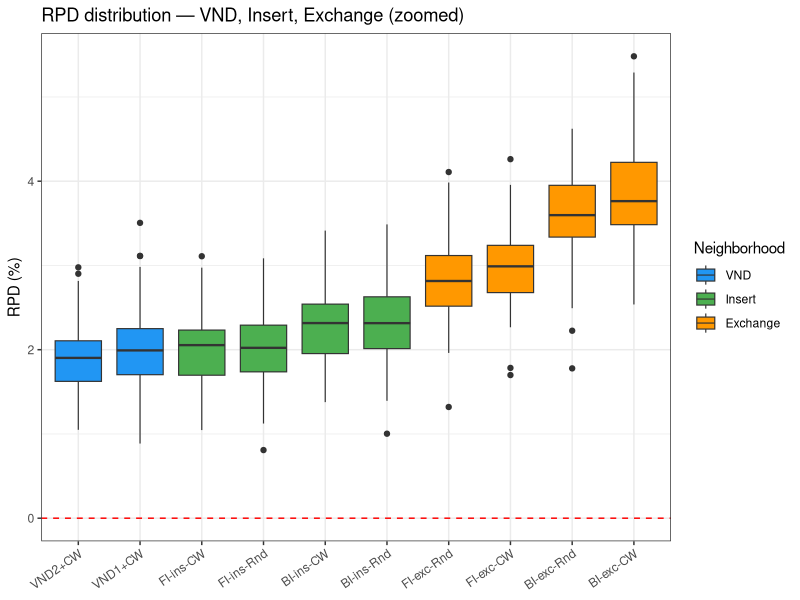
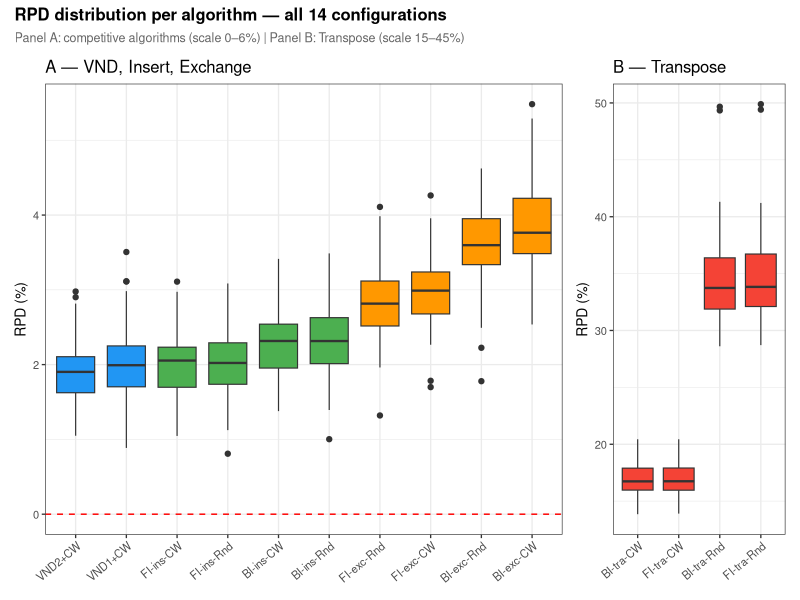
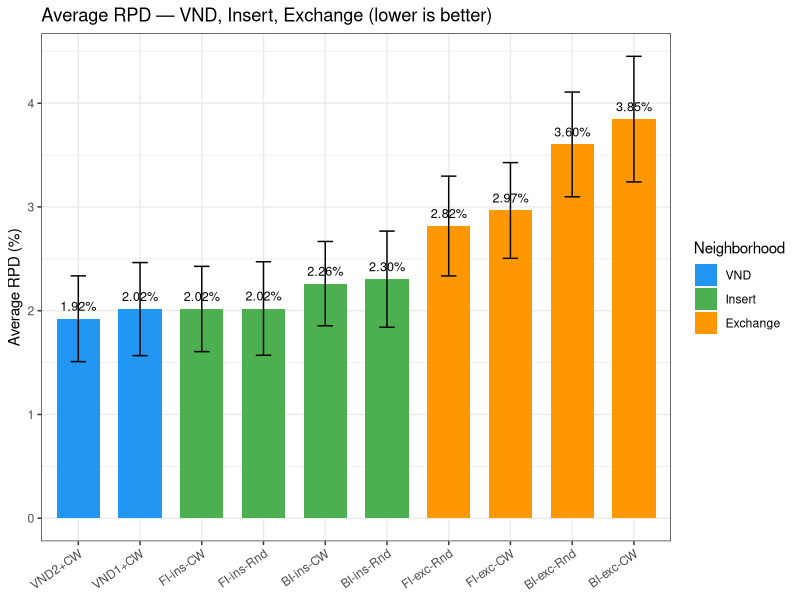
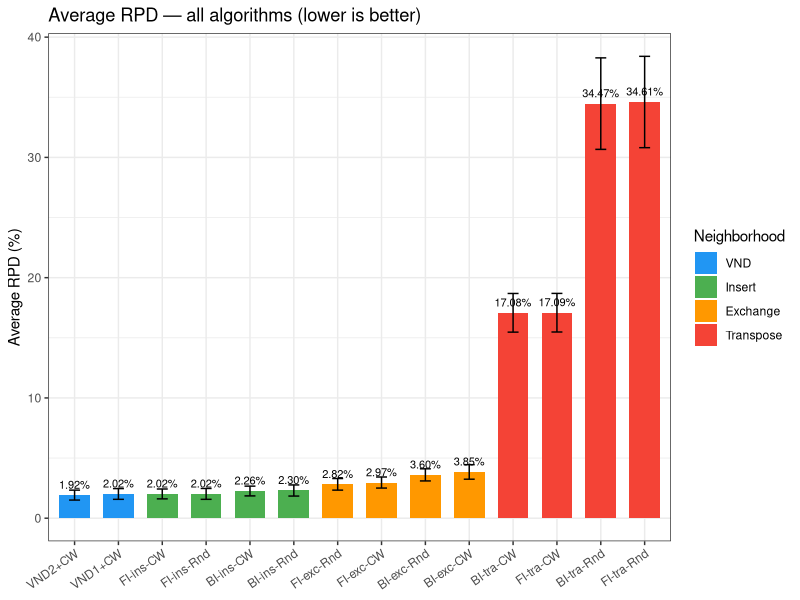
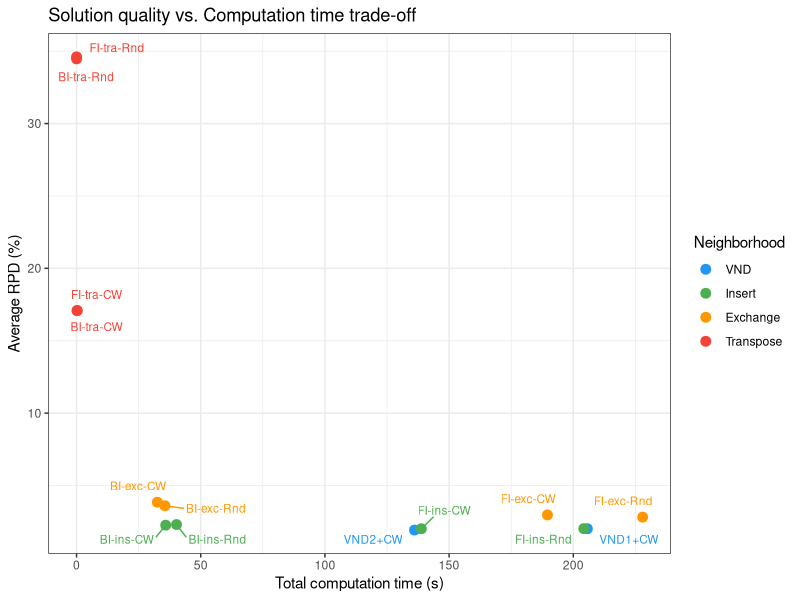
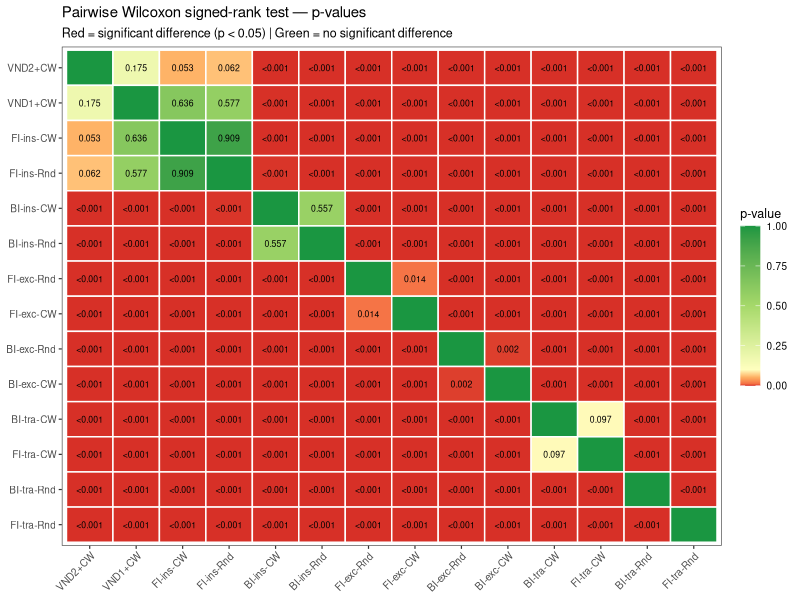
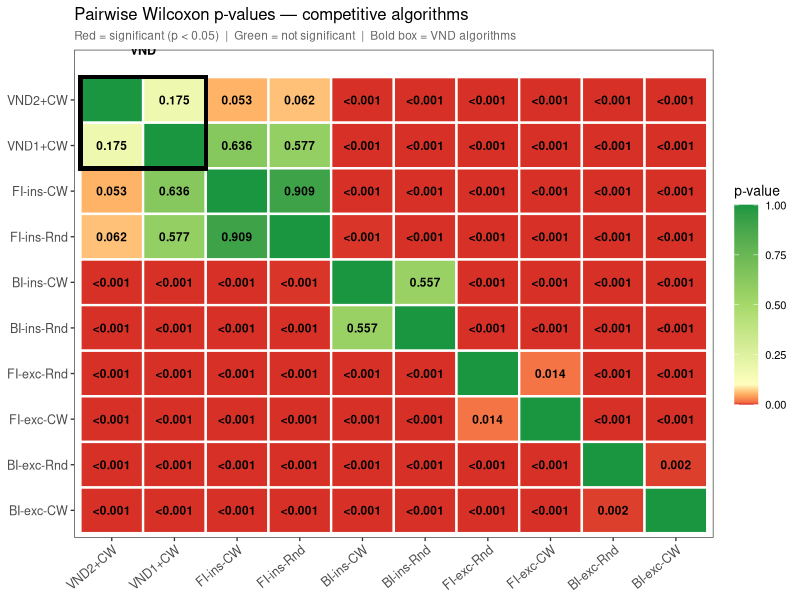

R code for these plots, in order:
# Statistical analysis — LOP Iterative Improvement
# Exercise 1.1 and 1.2 — INFO-H-413 Heuristic Optimization

dir.create("results/figures", showWarnings=FALSE)

data <- read.table("results/raw_data.txt", header=TRUE, sep="\t")

data$label <- paste(data$algo, data$pivot, data$neighborhood, data$init, sep="_")

# Short readable names for plots
data$short_label <- with(data, {
    ifelse(algo == "VND",
        paste0(toupper(pivot), "+CW"),
        paste0(
            ifelse(pivot=="first","FI","BI"), "-",
            substr(neighborhood,1,3), "-",
            ifelse(init=="random","Rnd","CW")
        )
    )
})

# ─────────────────────────────────────────────────────────────────
# 1. SUMMARY TABLE
# ─────────────────────────────────────────────────────────────────
avg_rpd    <- tapply(data$rpd,      data$label, mean)
sd_rpd     <- tapply(data$rpd,      data$label, sd)
total_time <- tapply(data$time_sec, data$label, sum)

result <- data.frame(
    algorithm  = names(avg_rpd),
    avg_rpd    = round(avg_rpd,    4),
    sd_rpd     = round(sd_rpd,     4),
    total_time = round(total_time, 4)
)
result <- result[order(result$avg_rpd), ]
rownames(result) <- NULL

cat("=======================================================\n")
cat(" SUMMARY: Average RPD (%) and Total Time (s)\n")
cat("=======================================================\n")
print(result)

write.csv(result, "results/summary_table.csv", row.names=FALSE)
cat("\nSaved: results/summary_table.csv\n")

# ─────────────────────────────────────────────────────────────────
# 2. WILCOXON TESTS
# ─────────────────────────────────────────────────────────────────
# ─────────────────────────────────────────────────────────────────
# NOTE on RPD sign convention:
# We use RPD = 100 * (best_known - cost) / best_known  (positive, 0 = optimal)
# The prof's slides use (cost - best_known) / best_known (negative, 0 = optimal)
# Both are equivalent for statistical testing — only the sign differs.
# We use the positive convention as it is more intuitive for a maximization problem.
# ─────────────────────────────────────────────────────────────────

get_rpd <- function(piv, nei, ini) {
    sub <- data[data$algo=="II" & data$pivot==piv &
                data$neighborhood==nei & data$init==ini, ]
    sub[order(sub$instance), "rpd"]
}

get_vnd_rpd <- function(vnd) {
    sub <- data[data$algo=="VND" & data$pivot==vnd, ]
    sub[order(sub$instance), "rpd"]
}

# Run both t-test and Wilcoxon (paired) and return results
# H0 for both: no difference between the two algorithms (median of differences = 0)
# We reject H0 if p-value < alpha = 0.05
both_tests <- function(label_a, rpd_a, label_b, rpd_b) {
    w <- wilcox.test(rpd_a, rpd_b, paired=TRUE, exact=FALSE)
    t <- t.test(rpd_a,     rpd_b, paired=TRUE)
    w_sig <- ifelse(w$p.value < 0.05, "YES", "no")
    t_sig <- ifelse(t$p.value < 0.05, "YES", "no")
    cat(sprintf("  %-32s vs %-32s | Wilcoxon p=%.4f (%s) | t-test p=%.4f (%s)\n",
                label_a, label_b,
                w$p.value, w_sig,
                t$p.value, t_sig))
    data.frame(algo_a=label_a, algo_b=label_b,
               wilcoxon_p=round(w$p.value,4), wilcoxon_sig=w_sig,
               ttest_p=round(t$p.value,4),    ttest_sig=t_sig)
}

test_rows <- list()

cat("\n=======================================================\n")
cat(" STATISTICAL TESTS — Exercise 1.1\n")
cat(" H0: no difference in RPD between the two algorithms\n")
cat(" Alpha = 0.05 — H0 rejected if p-value < 0.05\n")
cat("=======================================================\n")

cat("\n--- First vs Best (same neighborhood + init) ---\n")
for (nei in c("transpose","exchange","insert")) {
    for (ini in c("random","cw")) {
        a <- get_rpd("first", nei, ini)
        b <- get_rpd("best",  nei, ini)
        test_rows[[length(test_rows)+1]] <-
            both_tests(paste("first",nei,ini), a, paste("best",nei,ini), b)
    }
}

cat("\n--- Neighborhood comparison (first-improvement, random init) ---\n")
t_r <- get_rpd("first","transpose","random")
e_r <- get_rpd("first","exchange", "random")
i_r <- get_rpd("first","insert",   "random")
test_rows[[length(test_rows)+1]] <- both_tests("first_transpose_random", t_r, "first_exchange_random", e_r)
test_rows[[length(test_rows)+1]] <- both_tests("first_transpose_random", t_r, "first_insert_random",   i_r)
test_rows[[length(test_rows)+1]] <- both_tests("first_exchange_random",  e_r, "first_insert_random",   i_r)

cat("\n--- Random vs CW (same pivot + neighborhood) ---\n")
for (piv in c("first","best")) {
    for (nei in c("transpose","exchange","insert")) {
        a <- get_rpd(piv, nei, "random")
        b <- get_rpd(piv, nei, "cw")
        test_rows[[length(test_rows)+1]] <-
            both_tests(paste(piv,nei,"random"), a, paste(piv,nei,"cw"), b)
    }
}

cat("\n=======================================================\n")
cat(" STATISTICAL TESTS — Exercise 1.2 (VND)\n")
cat(" H0: no difference in RPD between the two algorithms\n")
cat(" Alpha = 0.05 — H0 rejected if p-value < 0.05\n")
cat("=======================================================\n")

vnd1    <- get_vnd_rpd("vnd1")
vnd2    <- get_vnd_rpd("vnd2")
best_ii <- get_rpd("first","insert","cw")

cat("\n--- VND1 vs VND2 ---\n")
test_rows[[length(test_rows)+1]] <- both_tests("VND1_cw", vnd1, "VND2_cw", vnd2)

cat("\n--- VND vs best II (first_insert_cw) ---\n")
test_rows[[length(test_rows)+1]] <- both_tests("VND1_cw", vnd1, "first_insert_cw", best_ii)
test_rows[[length(test_rows)+1]] <- both_tests("VND2_cw", vnd2, "first_insert_cw", best_ii)

test_table <- do.call(rbind, test_rows)
write.csv(test_table, "results/wilcoxon_table.csv", row.names=FALSE)
cat("\nSaved: results/wilcoxon_table.csv\n")

# ─────────────────────────────────────────────────────────────────
# 3. FIGURES
# ─────────────────────────────────────────────────────────────────
library(ggplot2)
library(ggrepel)

# Order algorithms by avg RPD for all plots
ordered_labels <- result$algorithm
short_map <- unique(data[, c("label","short_label")])
ordered_short <- short_map$short_label[match(ordered_labels, short_map$label)]

data$short_label <- factor(data$short_label, levels=ordered_short)

# Color by neighborhood type
data$group <- with(data, ifelse(algo=="VND", "VND",
                   ifelse(neighborhood=="transpose", "Transpose",
                   ifelse(neighborhood=="exchange",  "Exchange", "Insert"))))
data$group <- factor(data$group, levels=c("VND","Insert","Exchange","Transpose"))

group_colors <- c("VND"="#2196F3", "Insert"="#4CAF50",
                  "Exchange"="#FF9800", "Transpose"="#F44336")

# ── Figure 1: Boxplot — two panels (zoom + full) ─────────────────
# Top panel: zoom on algorithms with RPD < 6%
# Bottom panel: full view including Transpose

top_algos <- levels(data$short_label)[1:10]   # VND + Insert + Exchange
data_top  <- data[data$short_label %in% top_algos, ]
data_top$short_label <- droplevels(data_top$short_label)

p_zoom <- ggplot(data_top, aes(x=short_label, y=rpd, fill=group)) +
    geom_boxplot(outlier.size=1.5, linewidth=0.4) +
    scale_fill_manual(values=group_colors, name="Neighborhood") +
    geom_hline(yintercept=0, linetype="dashed", color="red", linewidth=0.5) +
    labs(title="RPD distribution — VND, Insert, Exchange (zoomed)",
         x=NULL, y="RPD (%)") +
    theme_bw(base_size=11) +
    theme(axis.text.x=element_text(angle=35, hjust=1),
          legend.position="right")

ggsave("results/figures/boxplot_rpd_zoom.png", p_zoom, width=10, height=5, dpi=150)
cat("Saved: results/figures/boxplot_rpd_zoom.png\n")

# Full view: two separate panels with independent y-scales
# Panel A — VND + Insert + Exchange (RPD 1-5%)
data_good <- data[data$group %in% c("VND","Insert","Exchange"), ]
data_good$short_label <- droplevels(data_good$short_label)

# Panel B — Transpose only (RPD 15-40%)
data_tra  <- data[data$group == "Transpose", ]
data_tra$short_label <- droplevels(data_tra$short_label)

p_panel_a <- ggplot(data_good, aes(x=short_label, y=rpd, fill=group)) +
    geom_boxplot(outlier.size=1.5, linewidth=0.4) +
    scale_fill_manual(values=group_colors, name="Neighborhood") +
    geom_hline(yintercept=0, linetype="dashed", color="red", linewidth=0.5) +
    labs(title="A — VND, Insert, Exchange",
         x=NULL, y="RPD (%)") +
    theme_bw(base_size=10) +
    theme(axis.text.x=element_text(angle=40, hjust=1),
          legend.position="none")

p_panel_b <- ggplot(data_tra, aes(x=short_label, y=rpd, fill=group)) +
    geom_boxplot(outlier.size=1.5, linewidth=0.4) +
    scale_fill_manual(values=group_colors, name="Neighborhood") +
    labs(title="B — Transpose",
         x=NULL, y="RPD (%)") +
    theme_bw(base_size=10) +
    theme(axis.text.x=element_text(angle=40, hjust=1),
          legend.position="none")

# Combine side by side with patchwork or cowplot if available,
# otherwise save separately and note they go side by side
if (requireNamespace("patchwork", quietly=TRUE)) {
    library(patchwork)
    p_combined <- p_panel_a + p_panel_b +
        plot_layout(widths=c(3,1)) +
        plot_annotation(
            title="RPD distribution per algorithm — all 14 configurations",
            subtitle="Panel A: competitive algorithms (scale 0–6%) | Panel B: Transpose (scale 15–45%)",
            theme=theme(plot.title=element_text(size=12, face="bold"),
                        plot.subtitle=element_text(size=9, color="gray40"))
        )
    ggsave("results/figures/boxplot_rpd_full.png", p_combined, width=13, height=5, dpi=150)
} else {
    # fallback: save side by side manually
    png("results/figures/boxplot_rpd_full.png", width=1800, height=600, res=130)
    par(mfrow=c(1,2))
    print(p_panel_a)
    print(p_panel_b)
    dev.off()
}
cat("Saved: results/figures/boxplot_rpd_full.png\n")

# ── Figure 2: Barplot avg RPD — two panels ───────────────────────
result_plot <- data.frame(
    short_label = factor(ordered_short, levels=ordered_short),
    avg_rpd     = result$avg_rpd,
    sd_rpd      = result$sd_rpd,
    group       = with(result, ifelse(grepl("VND", algorithm), "VND",
                        ifelse(grepl("insert", algorithm), "Insert",
                        ifelse(grepl("exchange", algorithm), "Exchange", "Transpose"))))
)
result_plot$group <- factor(result_plot$group, levels=c("VND","Insert","Exchange","Transpose"))

# Zoom: first 10 algorithms (RPD < 6%)
result_zoom <- result_plot[1:10, ]

p_bar_zoom <- ggplot(result_zoom, aes(x=short_label, y=avg_rpd, fill=group)) +
    geom_bar(stat="identity", width=0.7) +
    geom_errorbar(aes(ymin=avg_rpd-sd_rpd, ymax=avg_rpd+sd_rpd),
                  width=0.25, linewidth=0.5) +
    geom_text(aes(label=sprintf("%.2f%%", avg_rpd)),
              vjust=-0.8, size=3.2) +
    scale_fill_manual(values=group_colors, name="Neighborhood") +
    labs(title="Average RPD — VND, Insert, Exchange (lower is better)",
         x=NULL, y="Average RPD (%)") +
    theme_bw(base_size=11) +
    theme(axis.text.x=element_text(angle=35, hjust=1),
          legend.position="right")

p_bar_full <- ggplot(result_plot, aes(x=short_label, y=avg_rpd, fill=group)) +
    geom_bar(stat="identity", width=0.7) +
    geom_errorbar(aes(ymin=avg_rpd-sd_rpd, ymax=avg_rpd+sd_rpd),
                  width=0.25, linewidth=0.5) +
    geom_text(aes(label=sprintf("%.2f%%", avg_rpd)),
              vjust=-0.8, size=2.8) +
    scale_fill_manual(values=group_colors, name="Neighborhood") +
    labs(title="Average RPD — all algorithms (lower is better)",
         x=NULL, y="Average RPD (%)") +
    theme_bw(base_size=11) +
    theme(axis.text.x=element_text(angle=35, hjust=1),
          legend.position="right")

ggsave("results/figures/barplot_avg_rpd_zoom.png", p_bar_zoom, width=10, height=5, dpi=150)
ggsave("results/figures/barplot_avg_rpd_full.png", p_bar_full, width=12, height=5, dpi=150)
cat("Saved: results/figures/barplot_avg_rpd_zoom.png\n")
cat("Saved: results/figures/barplot_avg_rpd_full.png\n")

# ── Figure 3: RPD vs Time trade-off ──────────────────────────────
p_tradeoff <- ggplot(result_plot, aes(x=result$total_time, y=avg_rpd,
                                       color=group, label=short_label)) +
    geom_point(size=3) +
    geom_text_repel(size=3, max.overlaps=20,
                    box.padding=0.5, point.padding=0.3) +
    scale_color_manual(values=group_colors, name="Neighborhood") +
    labs(title="Solution quality vs. Computation time trade-off",
         x="Total computation time (s)", y="Average RPD (%)") +
    theme_bw(base_size=11)

ggsave("results/figures/rpd_vs_time.png", p_tradeoff, width=10, height=6, dpi=150)
cat("Saved: results/figures/rpd_vs_time.png\n")

# ── Figure 4: Heatmap of pairwise Wilcoxon p-values ──────────────
# Get RPD vector for each of the 14 algorithms
all_labels <- ordered_short
all_rpds   <- lapply(ordered_labels, function(lbl) {
    data[data$label == lbl, ][order(data[data$label == lbl, "instance"]), "rpd"]
})
names(all_rpds) <- all_labels

n <- length(all_labels)
pmat <- matrix(NA, nrow=n, ncol=n, dimnames=list(all_labels, all_labels))

for (i in 1:n) {
    for (j in 1:n) {
        if (i == j) {
            pmat[i,j] <- 1
        } else if (i < j) {
            p <- wilcox.test(all_rpds[[i]], all_rpds[[j]],
                             paired=TRUE, exact=FALSE)$p.value
            pmat[i,j] <- p
            pmat[j,i] <- p
        }
    }
}

# Convert to long format for ggplot
pmat_df <- as.data.frame(as.table(pmat))
colnames(pmat_df) <- c("algo_a","algo_b","p_value")
pmat_df$algo_a <- factor(pmat_df$algo_a, levels=all_labels)
pmat_df$algo_b <- factor(pmat_df$algo_b, levels=rev(all_labels))
pmat_df$significant <- ifelse(pmat_df$p_value < 0.05, "p < 0.05", "p ≥ 0.05")
pmat_df$label <- ifelse(pmat_df$algo_a == pmat_df$algo_b, "",
                        ifelse(pmat_df$p_value < 0.001, "<0.001",
                               sprintf("%.3f", pmat_df$p_value)))

p_heatmap <- ggplot(pmat_df, aes(x=algo_a, y=algo_b, fill=p_value)) +
    geom_tile(color="white", linewidth=0.5) +
    geom_text(aes(label=label), size=2.2, color="black") +
    scale_fill_gradientn(
        colors  = c("#d73027","#f46d43","#fdae61","#ffffbf","#a6d96a","#1a9641"),
        values  = scales::rescale(c(0, 0.01, 0.05, 0.1, 0.5, 1)),
        limits  = c(0, 1),
        name    = "p-value",
        guide   = guide_colorbar(barwidth=1, barheight=8)
    ) +
    labs(title="Pairwise Wilcoxon signed-rank test — p-values",
         subtitle="Red = significant difference (p < 0.05) | Green = no significant difference",
         x=NULL, y=NULL) +
    theme_bw(base_size=9) +
    theme(axis.text.x=element_text(angle=45, hjust=1),
          axis.text.y=element_text(hjust=1),
          panel.grid=element_blank())

ggsave("results/figures/heatmap_pvalues.png", p_heatmap,
       width=11, height=9, dpi=150)
cat("Saved: results/figures/heatmap_pvalues.png\n")

# ── Figure 4b: Heatmap zoomed — competitive algorithms only ──────
# Focus on VND + Insert + Exchange (top-left 10x10 block)
top10_labels <- all_labels[1:10]
top10_rpds   <- all_rpds[1:10]

pmat10 <- matrix(NA, nrow=10, ncol=10,
                 dimnames=list(top10_labels, top10_labels))
for (i in 1:10) {
    for (j in 1:10) {
        if (i == j) {
            pmat10[i,j] <- 1
        } else if (i < j) {
            p <- wilcox.test(top10_rpds[[i]], top10_rpds[[j]],
                             paired=TRUE, exact=FALSE)$p.value
            pmat10[i,j] <- p
            pmat10[j,i] <- p
        }
    }
}

pmat10_df <- as.data.frame(as.table(pmat10))
colnames(pmat10_df) <- c("algo_a","algo_b","p_value")
pmat10_df$algo_a <- factor(pmat10_df$algo_a, levels=top10_labels)
pmat10_df$algo_b <- factor(pmat10_df$algo_b, levels=rev(top10_labels))
pmat10_df$label  <- ifelse(pmat10_df$algo_a == pmat10_df$algo_b, "",
                           ifelse(pmat10_df$p_value < 0.001, "<0.001",
                                  sprintf("%.3f", pmat10_df$p_value)))

p_heatmap_zoom <- ggplot(pmat10_df, aes(x=algo_a, y=algo_b, fill=p_value)) +
    geom_tile(color="white", linewidth=0.8) +
    geom_text(aes(label=label), size=3, fontface="bold", color="black") +
    scale_fill_gradientn(
        colors = c("#d73027","#f46d43","#fdae61","#ffffbf","#a6d96a","#1a9641"),
        values = scales::rescale(c(0, 0.01, 0.05, 0.1, 0.5, 1)),
        limits = c(0, 1),
        name   = "p-value",
        guide  = guide_colorbar(barwidth=1.2, barheight=10)
    ) +
    geom_rect(xmin=0.5, xmax=2.5, ymin=8.5, ymax=10.5,
              fill=NA, color="black", linewidth=1.2) +
    annotate("text", x=1.5, y=11.1, label="VND", size=3.2,
             fontface="bold", color="black") +
    labs(title="Pairwise Wilcoxon p-values — competitive algorithms",
         subtitle="Red = significant (p < 0.05)  |  Green = not significant  |  Bold box = VND algorithms",
         x=NULL, y=NULL) +
    theme_bw(base_size=10) +
    theme(axis.text.x=element_text(angle=40, hjust=1, size=9),
          axis.text.y=element_text(size=9),
          panel.grid=element_blank(),
          plot.subtitle=element_text(size=8.5, color="gray40"))

ggsave("results/figures/heatmap_pvalues_zoom.png", p_heatmap_zoom,
       width=9, height=8, dpi=150)
cat("Saved: results/figures/heatmap_pvalues_zoom.png\n")

cat("\n=======================================================\n")
cat(" All done.\n")
cat("=======================================================\n")
